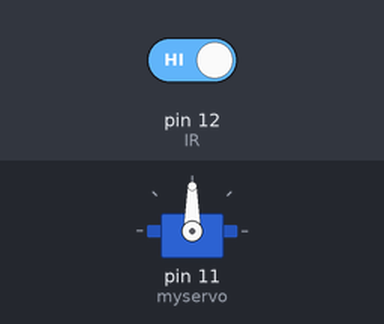
A sketch run on a simulated Arduino Uno, built with avr-gcc and run on an emulated ATmega328P. Parts: servo. The inputs (shaded band) are chosen by the test bench; at power-on: pin 12 (IR) HIGH.

Above: at 1.2 s.
1.3 s: pin 12 (IR) driven LOW
At 2.5 s:
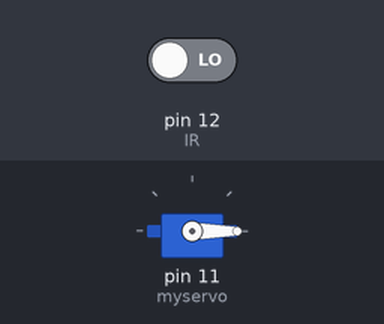
2.8 s: pin 12 (IR) driven HIGH
At 3.8 s:
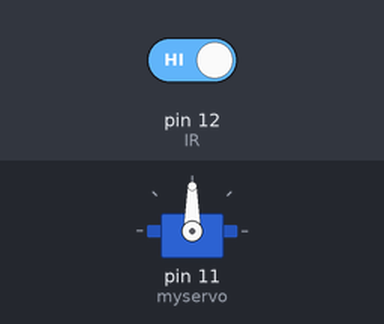
Timing chart, 0 to 5.8 s (numbered marks = the images above; inputs shaded):
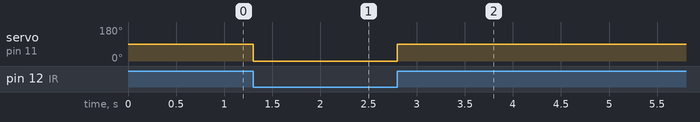

The sketch:

ArduinoAutomaticTollgateSystem_.ino
```cpp
#include <Servo.h>
Servo myservo;
const int IR=12;
int sensorstate;
void setup()
{
  myservo.attach(11);
  pinMode(IR,INPUT);
}
void loop()
{
  sensorstate=digitalRead(IR);
  if(sensorstate==0){
    myservo.write(0);
     }
  if(sensorstate==1){
   myservo.write(90);
   }
}
```

Measured:
- after the input at 1.3 s, servo on pin 11 (myservo): 90° → 0° at once
- after the input at 2.8 s, servo on pin 11 (myservo): 0° → 90° at once
